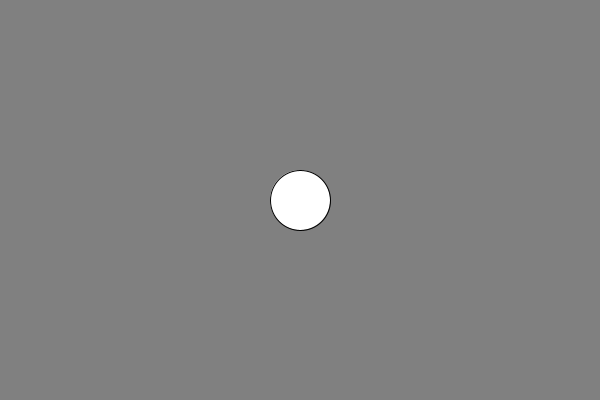
Frame 1 (no input)
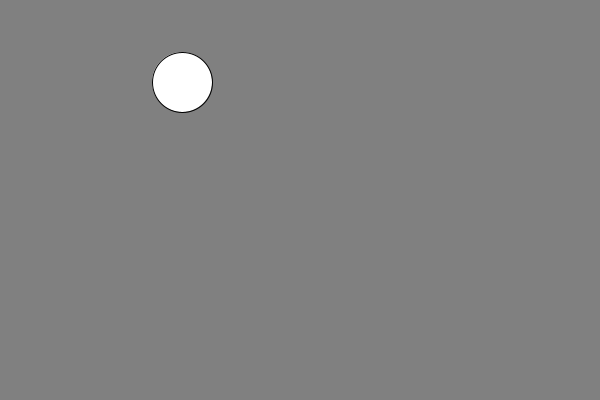
Frame 60 (the mouse pressed at the canvas centre just before this capture)
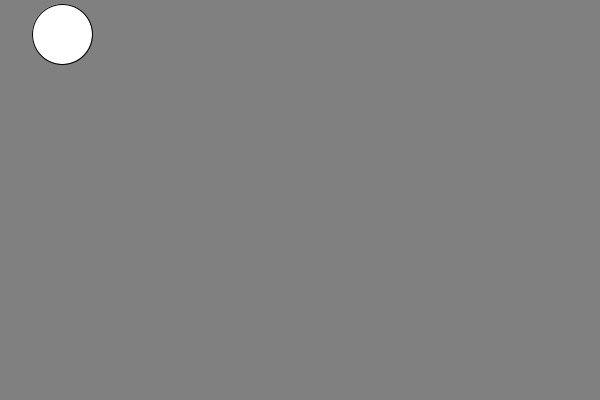
Frame 120 (the mouse held since frame 60 and released just before this capture)

The Processing sketch that drew these frames (run headless with seeded random() and noise(); from frame 60 on, the mouse is pressed at the canvas centre):

// Processing sketch: sample_10_2_dimensional_bouncing
// ── sample_10_2_dimensional_bouncing.pde
int xPos, yPos;
int xDir = -2, yDir = -2 ;

void setup()
{
  size(600, 400);
  xPos = width / 2;
  yPos = height / 2 ;
}

void draw()
{
    background(128);
  
    // ball drawing
    ellipse(xPos, yPos, 60, 60); 
    xPos += xDir;
    yPos += yDir; 
    
    // ball bouncing 
    if ( xPos < 0) xDir *= -1;
    if ( xPos > width) xDir *= -1;
    if ( yPos < 0) yDir *= -1;
    if ( yPos > height ) yDir *= -1;
    
    
    //if ( xPos < 0 ||  xPos > width) xDir *= -1;
    //if ( yPos < 0 || yPos > height ) yDir *= -1;
}
